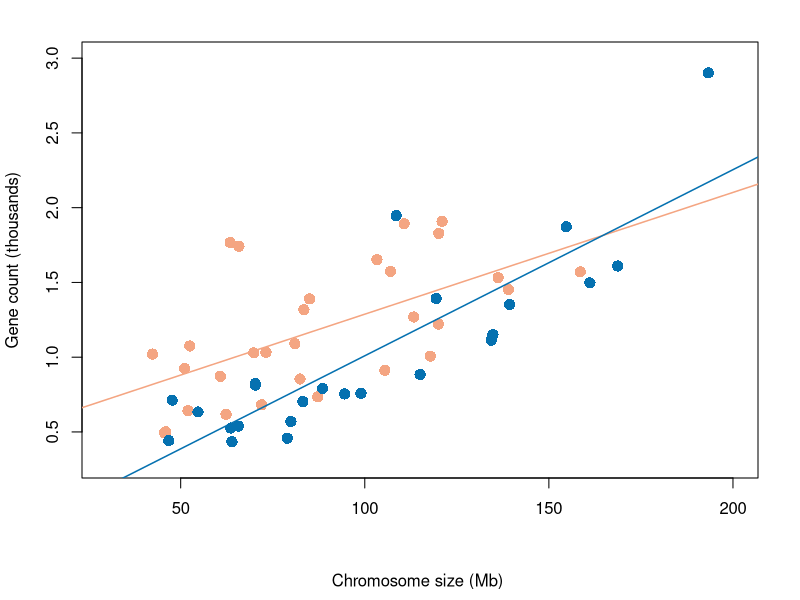

Generate this figure with R:



# rsq scatter
dat <- read.csv("../results/parsed.csv")
dat <- dat[dat$thrs == 0.8, ]
dat <- dat[dat$clade %in% c("Mammalia", "Sauria", "Actinopterygii"), ]
dat <- dat[!is.na(dat$chromnum.1n), ]
sub <- dat[dat$species %in% c("Bos taurus", "Peromyscus maniculatus bairdii"), ]
sub$genecount <- sub$genecount / 1000
cols <- c("#f4a582", "#0571b0")[as.factor(sub$species)]
par(mar = c(6, 4, 2, 2)+0.1)
plot(x = sub$size.Mb,
     y = sub$genecount,
     xlab = NA,
     ylab = "Gene count (thousands)",
     ylim = c(0.3, 3), 
     xlim = c(30, 200), 
     col = cols,
     cex = 1.5, 
     pch = 16)
text(91, -0.5, "Chromosome size (Mb)", xpd = NA, adj = 0)
x1 <- sub[sub$species == "Bos taurus", ]$size.Mb
y1 <- sub[sub$species == "Bos taurus", ]$genecount
model1 <- lm(y1 ~ x1)
abline(model1,
col = "#f4a582",
lwd = 1.5)
x2 <- sub[sub$species == "Peromyscus maniculatus bairdii", ]$size.Mb
y2 <- sub[sub$species == "Peromyscus maniculatus bairdii", ]$genecount
model2 <- lm(y2 ~ x2)
abline(model2,
col = "#0571b0",
lwd = 1.5)
par(mar = c(5.1, 4.1, 4.1, 2.1))

